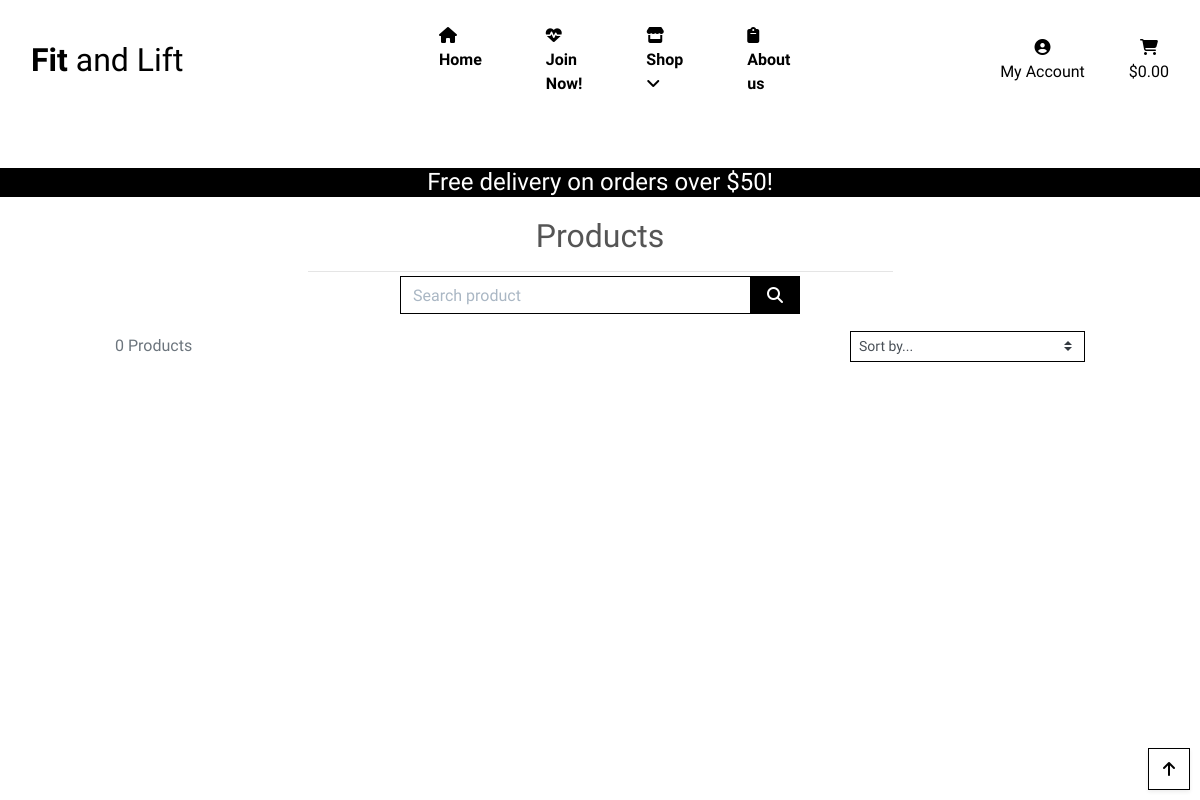
Before: /products/ with the older database file.
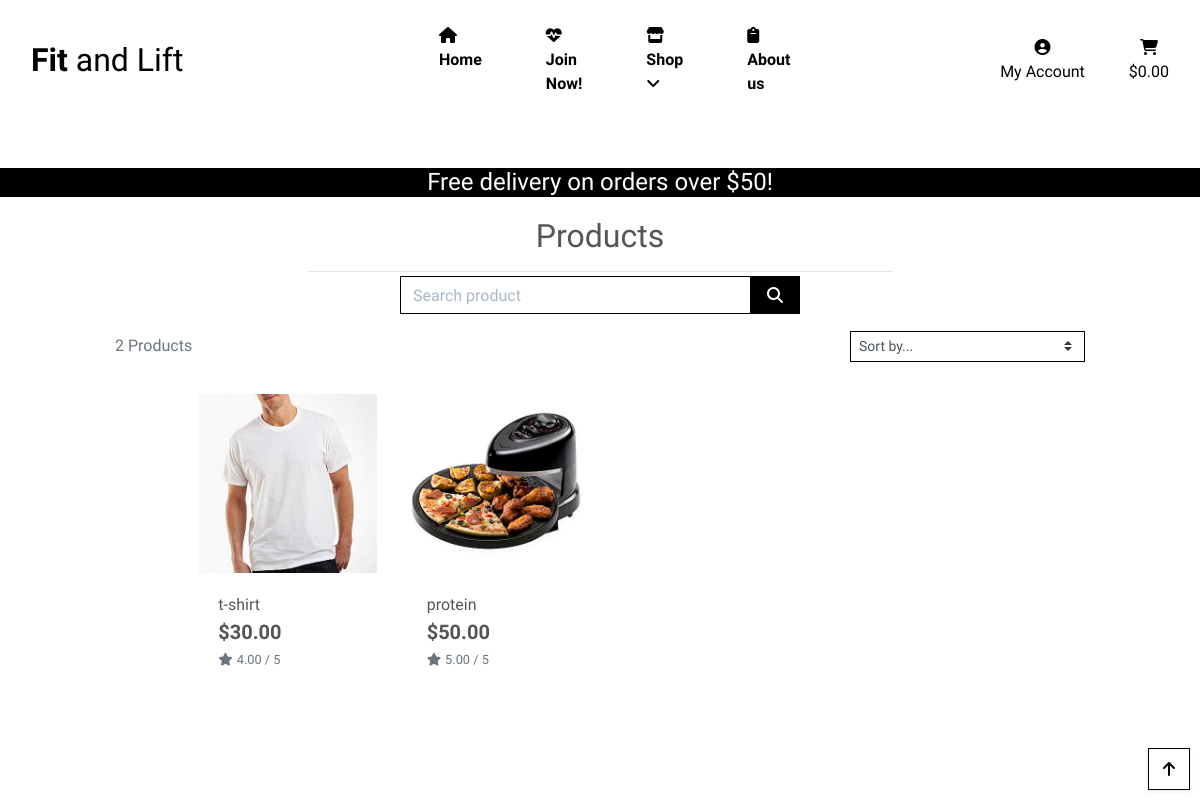
After: the same page with the newer database file.
### products/models.py (models this page shows, shortened)
class Product(models.Model):
    category = models.ForeignKey('Category', null=True, blank=True, on_delete=models.SET_NULL)
    sku = models.CharField(max_length=254, null=True, blank=True)
    name = models.CharField(max_length=254)
    description = models.TextField()
    has_sizes = models.BooleanField(default=False, null=True, blank=True)
    price = models.DecimalField(max_digits=6, decimal_places=2)
    rating = models.DecimalField(max_digits=6, decimal_places=2, null=True, blank=True)
    image_url = models.URLField(max_length=1024, null=True, blank=True)
    image = models.ImageField(null=True, blank=True)

### products/views.py (the view, shortened to what this page needs)
# urls.py: path('', views.all_products, name='products'),
def all_products(request):
    products = Product.objects.all()
    query = None
    categories = None
    sort = None
    direction = None
    current_sorting = f'{sort}_{direction}'
    context = {
        'products': products,
        'search_term': query,
        'current_categories': categories,
        'current_sorting': current_sorting,
    }
    return render(request, 'products/products.html', context)

### bag/contexts.py (called while the page is built, shortened)
def bag_contents(request):
    bag_items = []
    total = 0
    product_count = 0
    bag = request.session.get('bag', {})
    if total < settings.FREE_DELIVERY_THRESHOLD:
        delivery = total * Decimal(settings.STANDARD_DELIVERY_PERCENTAGE / 100)
        free_delivery_delta = settings.FREE_DELIVERY_THRESHOLD - total
    else:
        delivery = 0
        free_delivery_delta = 0
    grand_total = delivery + total
    context = {
        'bag_items': bag_items,
        'total': total,
        'product_count': product_count,
        'delivery': delivery,
        'free_delivery_delta': free_delivery_delta,
        'free_delivery_threshold': settings.FREE_DELIVERY_THRESHOLD,
        'grand_total': grand_total,
    }
    return context

### products/templates/products/products.html (shortened to what the changed rows need)
{% extends "base.html" %}
{% load static %}
{% block content %}
    <div class="container-fluid">
        <div class="row">
            <div class="col text-center mt-3">
                <h2 class="logo-font">Products</h2>
            </div>
        </div>
            <div class="row">
            <div class="product-container col-10 offset-1">
                <div class="row mt-1 mb-2">
                    <div class="col-12 col-md-6 order-md-first">
                        <p class="text-muted mt-3 text-center text-md-left">
                            {{ products|length }} Products{% if search_term %} found for <strong>"{{ search_term }}"</strong>{% endif %}
                        </p>
                    </div>
                </div>
        <div class="row">
            <div class="product-container col-10 offset-1">
                <div class="row">
                    {% for product in products %}
                        <div class="col-sm-6 col-md-6 col-lg-4 col-xl-3">
                            <div class="card h-100 border-0">
                                {% if product.image %}
                                <a href="{% url 'product_detail' product.id %}">
                                    <img class="card-img-top img-fluid" src="{{ product.image.url }}" alt="{{ product.name }}">
                                </a>
                                {% else %}
                                <a href="{% url 'product_detail' product.id %}">
                                    <img class="card-img-top img-fluid" src="{{ MEDIA_URL }}noimage.png" alt="{{ product.name }}">
                                </a>
                                {% endif %}
                                <div class="card-body pb-0">
                                    <p class="mb-0">{{ product.name }}</p>
                                </div>
                                <div class="card-footer bg-white pt-0 border-0 text-left">
                                    <div class="row">
                                        <div class="col">
                                            <p class="lead mb-0 text-left font-weight-bold">${{ product.price }}</p>
                                            {% if product.rating %}
                                                <small class="text-muted"><i class="fas fa-star mr-1"></i>{{ product.rating }} / 5</small>
                                            {% else %}
                                                <small class="text-muted">No Rating</small>
                                            {% endif %}
                                        </div>
                                    </div>
                                </div>
                            </div>
                        </div>
                    {% endfor %}
                </div>
            </div>
        </div>
    </div>
{% endblock %}

Changed rows visible on the page:
added Product: image (picture), name "t-shirt", price "30.00", rating "4.00"
added Product: image (picture), name "protein", price "50.00", rating "5.00"
Other visible differences:
{{ products|length }}: "0" → "2"
